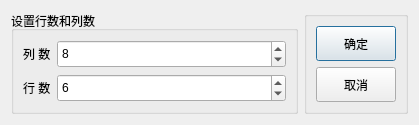
<?xml version="1.0" encoding="UTF-8"?>
<ui version="4.0">
 <class>colrow_dialog</class>
 <widget class="QDialog" name="colrow_dialog">
  <property name="geometry">
   <rect>
    <x>0</x>
    <y>0</y>
    <width>419</width>
    <height>125</height>
   </rect>
  </property>
  <property name="sizePolicy">
   <sizepolicy hsizetype="Fixed" vsizetype="Fixed">
    <horstretch>0</horstretch>
    <verstretch>0</verstretch>
   </sizepolicy>
  </property>
  <property name="windowTitle">
   <string>colrow_dialog</string>
  </property>
  <layout class="QGridLayout" name="gridLayout_3">
   <item row="0" column="0">
    <widget class="QGroupBox" name="groupBox">
     <property name="title">
      <string>设置行数和列数</string>
     </property>
     <layout class="QGridLayout" name="gridLayout">
      <item row="0" column="0">
       <widget class="QLabel" name="label">
        <property name="text">
         <string>列 数</string>
        </property>
       </widget>
      </item>
      <item row="0" column="1">
       <widget class="QSpinBox" name="spinBoxColNum">
        <property name="sizePolicy">
         <sizepolicy hsizetype="Preferred" vsizetype="Preferred">
          <horstretch>1</horstretch>
          <verstretch>0</verstretch>
         </sizepolicy>
        </property>
        <property name="singleStep">
         <number>1</number>
        </property>
        <property name="value">
         <number>8</number>
        </property>
       </widget>
      </item>
      <item row="1" column="0">
       <widget class="QLabel" name="label_2">
        <property name="text">
         <string>行 数</string>
        </property>
       </widget>
      </item>
      <item row="1" column="1">
       <widget class="QSpinBox" name="spinBoxRowNum">
        <property name="sizePolicy">
         <sizepolicy hsizetype="Preferred" vsizetype="Preferred">
          <horstretch>0</horstretch>
          <verstretch>0</verstretch>
         </sizepolicy>
        </property>
        <property name="value">
         <number>6</number>
        </property>
       </widget>
      </item>
     </layout>
    </widget>
   </item>
   <item row="0" column="1">
    <widget class="QGroupBox" name="groupBox_2">
     <property name="title">
      <string/>
     </property>
     <layout class="QGridLayout" name="gridLayout_2">
      <item row="0" column="0">
       <widget class="QPushButton" name="pushButtonOK">
        <property name="sizePolicy">
         <sizepolicy hsizetype="Preferred" vsizetype="Preferred">
          <horstretch>0</horstretch>
          <verstretch>0</verstretch>
         </sizepolicy>
        </property>
        <property name="text">
         <string>确定</string>
        </property>
        <property name="icon">
         <iconset>
          <normaloff>../images/icon/yes.bmp</normaloff>../images/icon/yes.bmp</iconset>
        </property>
       </widget>
      </item>
      <item row="1" column="0">
       <widget class="QPushButton" name="pushButtonCancel">
        <property name="sizePolicy">
         <sizepolicy hsizetype="Preferred" vsizetype="Preferred">
          <horstretch>0</horstretch>
          <verstretch>0</verstretch>
         </sizepolicy>
        </property>
        <property name="text">
         <string>取消</string>
        </property>
        <property name="icon">
         <iconset>
          <normaloff>../images/icon/no.bmp</normaloff>../images/icon/no.bmp</iconset>
        </property>
       </widget>
      </item>
     </layout>
    </widget>
   </item>
  </layout>
 </widget>
 <resources/>
 <connections>
  <connection>
   <sender>pushButtonOK</sender>
   <signal>clicked()</signal>
   <receiver>colrow_dialog</receiver>
   <slot>accept()</slot>
   <hints>
    <hint type="sourcelabel">
     <x>349</x>
     <y>40</y>
    </hint>
    <hint type="destinationlabel">
     <x>209</x>
     <y>62</y>
    </hint>
   </hints>
  </connection>
  <connection>
   <sender>pushButtonCancel</sender>
   <signal>clicked()</signal>
   <receiver>colrow_dialog</receiver>
   <slot>reject()</slot>
   <hints>
    <hint type="sourcelabel">
     <x>349</x>
     <y>83</y>
    </hint>
    <hint type="destinationlabel">
     <x>209</x>
     <y>62</y>
    </hint>
   </hints>
  </connection>
 </connections>
</ui>
